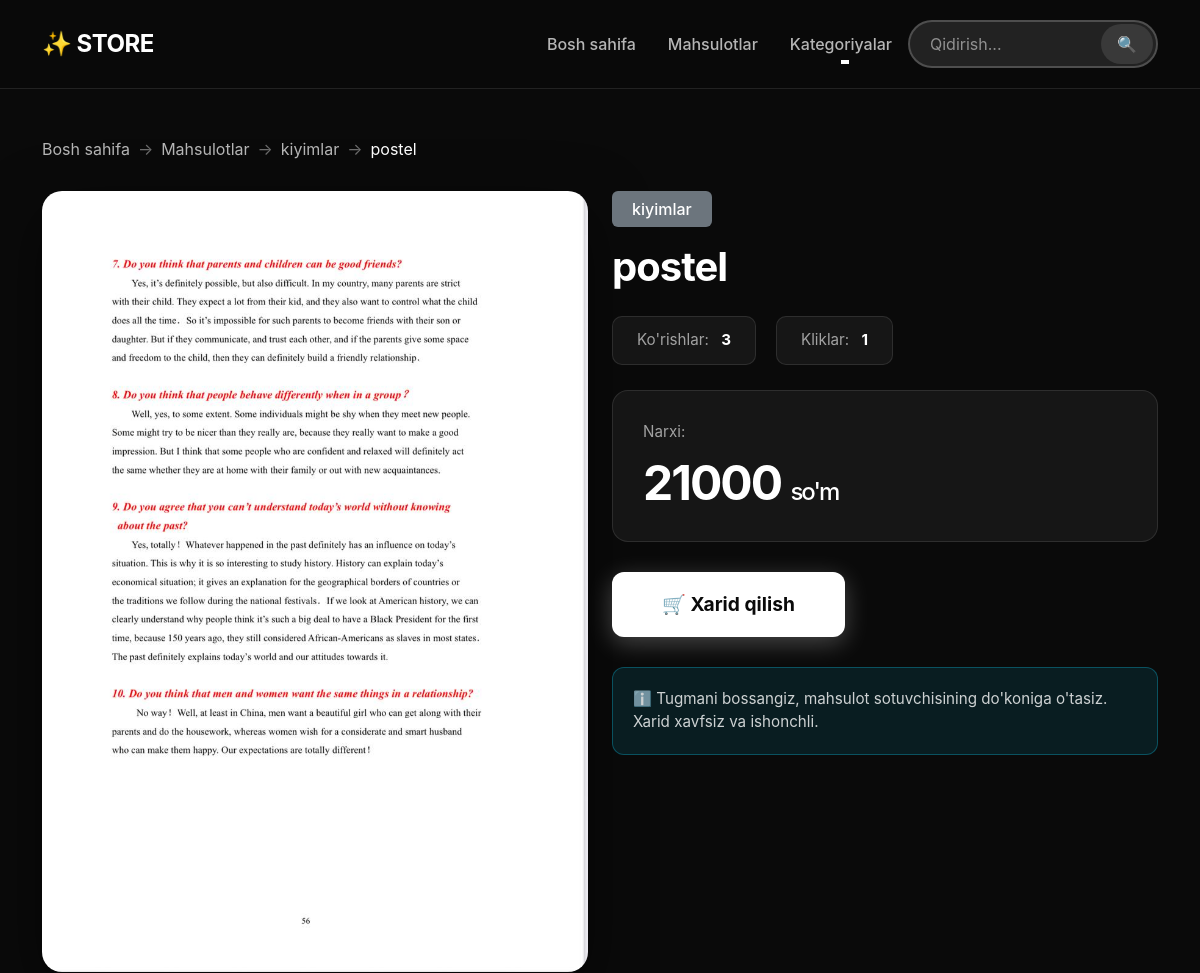
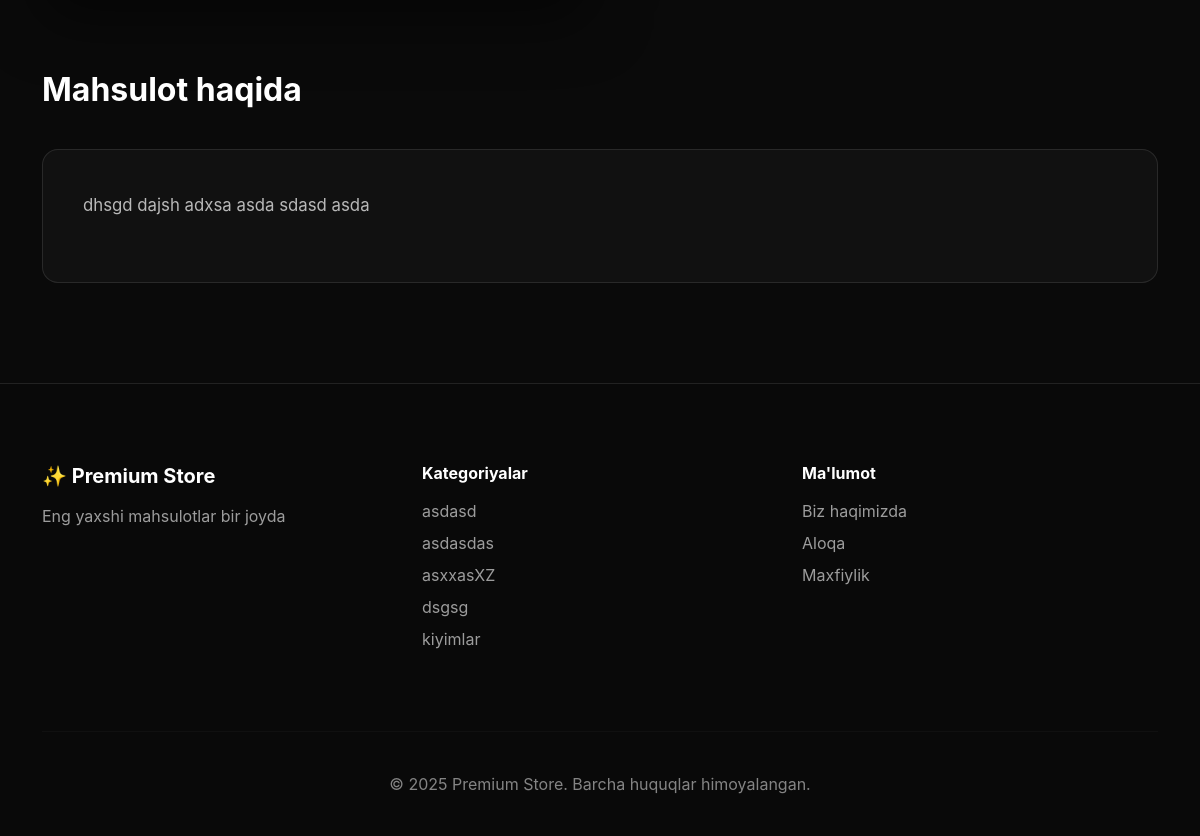
/product/postel/, run on the app's committed database (2 pictures, top to bottom).
### apps/models.py (models this page shows, shortened)
class BaseSlugModel(models.Model):
    slug = models.SlugField(unique=True, blank=True, max_length=255)
    name = models.CharField(max_length=255, verbose_name='Nomi')
    class Meta:
        abstract = True
    def save(self, *args, **kwargs):
        super().save(*args, **kwargs)

class Product(BaseSlugModel):
    image = models.ImageField(
        upload_to='products/',
        verbose_name='Rasm'
    )
    description = RichTextUploadingField(verbose_name='Tavsif')
    price = models.DecimalField(
        max_digits=12,
        decimal_places=2,
        verbose_name='Narx'
    )
    affiliate_link = models.URLField(
        max_length=500,
        verbose_name='Affiliate havola'
    )
    category = models.ForeignKey(
        Category,
        on_delete=models.CASCADE,
        related_name='products',
        verbose_name='Kategoriya'
    )
    meta_title = models.CharField(
        max_length=255,
        blank=True,
        verbose_name='SEO sarlavha'
    )
    meta_description = models.TextField(
        blank=True,
        verbose_name='SEO tavsif'
    )
    keywords = models.CharField(
        max_length=500,
        blank=True,
        verbose_name='Kalit so\'zlar'
    )
    views = models.PositiveIntegerField(default=0, verbose_name='Ko\'rishlar')
    clicks = models.PositiveIntegerField(default=0, verbose_name='Kliklar')
    created_at = models.DateTimeField(default=timezone.now)
    updated_at = models.DateTimeField(auto_now=True)
    class Meta:
        verbose_name = 'Mahsulot'
        verbose_name_plural = 'Mahsulotlar'
        ordering = ['-created_at']
    def save(self, *args, **kwargs):
        if not self.meta_title:
            self.meta_title = f"{self.name} - Arzon narxda xarid qiling"
        if not self.meta_description:
            from django.utils.html import strip_tags
            desc = strip_tags(self.description)[:150]
            self.meta_description = f"{desc}. Narxi: {self.price} so'm."
        super().save(*args, **kwargs)

class Category(BaseSlugModel):
    icon = models.ImageField(
        upload_to='category_icons/',
        blank=True,
        null=True,
        verbose_name='Rasm'
    )
    description = models.TextField(
        blank=True,
        verbose_name='Tavsif'
    )
    created_at = models.DateTimeField(default=timezone.now)
    class Meta:
        verbose_name = 'Kategoriya'
        verbose_name_plural = 'Kategoriyalar'
        ordering = ['name']

### apps/views.py (the view)
# urls.py: path('product/<slug:slug>/', ProductDetailView.as_view(), name='product_detail'),
class ProductDetailView(DetailView):
    model = Product
    template_name = 'apps/product-detail.html'
    context_object_name = 'product'
    def get_object(self):
        obj = super().get_object()
        obj.views += 1
        obj.save(update_fields=['views'])
        return obj
    def get_context_data(self, **kwargs):
        context = super().get_context_data(**kwargs)
        context['related_products'] = Product.objects.filter(
            category=self.object.category
        ).exclude(id=self.object.id).select_related('category')[:4]
        return context

### apps/context_processors.py (called while the page is built)
def categories_processor(request):
    return {
        'all_categories': Category.objects.all()
    }

### templates/apps/product-detail.html (shortened to what this page needs)
{% extends 'apps/base/base.html' %}
{% load static %}
{% block content %}
    <div class="container my-5">
        <nav aria-label="breadcrumb" class="mb-4">
            <ol class="breadcrumb">
                <li class="breadcrumb-item"><a href="{% url 'apps:home' %}">Bosh sahifa</a></li>
                <li class="breadcrumb-item"><a href="{% url 'apps:product_list' %}">Mahsulotlar</a></li>
                <li class="breadcrumb-item"><a
                        href="{% url 'apps:product_list' %}?category={{ product.category.slug }}">{{ product.category.name }}</a>
                </li>
                <li class="breadcrumb-item active">{{ product.name }}</li>
            </ol>
        </nav>
        <div class="row">
            <div class="col-lg-6 mb-4">
                <img src="{{ product.image.url }}"
                     alt="{{ product.name }}"
                     class="product-detail-image">
            </div>
            <div class="col-lg-6">
                <a href="{% url 'apps:product_list' %}?category={{ product.category.slug }}"
                   class="badge bg-secondary text-decoration-none mb-3"
                   style="font-size: 1em; padding: 10px 20px;">
                    {{ product.category.name }}
                </a>
                <h1 style="font-size: 2.5em; font-weight: 700; color: #fff; margin-bottom: 25px; letter-spacing: -1px;">
                    {{ product.name }}
                </h1>
                <div class="product-meta">
                    <div class="meta-item">
                        <span style="color: rgba(255,255,255,0.6);">Ko'rishlar:</span>
                        <span style="color: #fff; font-weight: 700; margin-left: 8px;">{{ product.views }}</span>
                    </div>
                    <div class="meta-item">
                        <span style="color: rgba(255,255,255,0.6);">Kliklar:</span>
                        <span style="color: #fff; font-weight: 700; margin-left: 8px;">{{ product.clicks }}</span>
                    </div>
                </div>
                <div class="price-tag">
                    <div style="color: rgba(255,255,255,0.6); margin-bottom: 10px; font-size: 0.95em;">Narxi:</div>
                    <h2 style="color: #fff; margin: 0; font-size: 3em; font-weight: 700; letter-spacing: -2px;">
                        {{ product.price|floatformat:0 }}
                        <small style="font-size: 0.5em; font-weight: 500;">so'm</small>
                    </h2>
                </div>
                <a href="{% url 'apps:track_click' product.id %}"
                   class="buy-now-btn"
                   target="_blank"
                   rel="nofollow sponsored noopener">
                    🛒 Xarid qilish
                </a>
                <div style="background: rgba(13, 202, 240, 0.1); border: 1px solid rgba(13, 202, 240, 0.3); border-radius: 12px; padding: 20px; margin-top: 30px;">
                    <p style="color: rgba(255,255,255,0.8); margin: 0; font-size: 0.95em;">
                        ℹ️ Tugmani bossangiz, mahsulot sotuvchisining do'koniga o'tasiz.
                        Xarid xavfsiz va ishonchli.
                    </p>
                </div>
            </div>
        </div>
        <div class="row mt-5">
            <div class="col-12">
                <h3 style="color: #fff; font-size: 2em; font-weight: 700; margin-bottom: 30px;">
                    Mahsulot haqida
                </h3>
                <div class="description-content">
                    {{ product.description|safe }}
                </div>
            </div>
        </div>
    </div>
{% endblock %}

### templates/apps/base/base.html (shortened to what this page needs)
{% load static %}
<!DOCTYPE html>
<html lang="uz">
<head>
    <link href="https://cdn.jsdelivr.net/npm/bootstrap@5.3.0/dist/css/bootstrap.min.css" rel="stylesheet">
</head>
<body>
    <nav class="navbar navbar-expand-lg">
        <div class="container">
            <a class="navbar-brand" href="{% url 'apps:home' %}">✨ STORE</a>
            <div class="collapse navbar-collapse" id="navbarNav">
                <ul class="navbar-nav ms-auto align-items-center">
                    <li class="nav-item">
                        <a class="nav-link" href="{% url 'apps:home' %}">Bosh sahifa</a>
                    </li>
                    <li class="nav-item">
                        <a class="nav-link" href="{% url 'apps:product_list' %}">Mahsulotlar</a>
                    </li>
                    <li class="nav-item dropdown">
                        <a class="nav-link dropdown-toggle" href="#" role="button" data-bs-toggle="dropdown">
                            Kategoriyalar
                        </a>
                    </li>
                    <li class="nav-item">
                        <form class="search-form" method="GET" action="{% url 'apps:search' %}">
                            <input class="search-input" type="search" name="q" placeholder="Qidirish..." value="{{ query|default:'' }}">
                            <button class="search-btn" type="submit">🔍</button>
                        </form>
                    </li>
                </ul>
            </div>
        </div>
    </nav>
    {% block content %}{% endblock %}
    <footer>
        <div class="container">
            <div class="row">
                <div class="col-md-4 mb-4">
                    <h5 class="mb-3">✨ Premium Store</h5>
                    <p style="color: rgba(255,255,255,0.6);">Eng yaxshi mahsulotlar bir joyda</p>
                </div>
                <div class="col-md-4 mb-4">
                    <h6 class="mb-3">Kategoriyalar</h6>
                    <ul class="list-unstyled">
                        {% for cat in all_categories %}
                        <li class="mb-2">
                            <a href="{% url 'apps:product_list' %}?category={{ cat.slug }}">{{ cat.name }}</a>
                        </li>
                        {% endfor %}
                    </ul>
                </div>
                <div class="col-md-4 mb-4">
                    <h6 class="mb-3">Ma'lumot</h6>
                    <ul class="list-unstyled">
                        <li class="mb-2"><a href="#">Biz haqimizda</a></li>
                        <li class="mb-2"><a href="#">Aloqa</a></li>
                        <li class="mb-2"><a href="#">Maxfiylik</a></li>
                    </ul>
                </div>
            </div>
            <hr style="border-color: rgba(255, 255, 255, 0.1); margin: 40px 0;">
            <div class="text-center">
                <p style="color: rgba(255,255,255,0.5); margin: 0;">© 2025 Premium Store. Barcha huquqlar himoyalangan.</p>
            </div>
        </div>
    </footer>
</body>
</html>

### templates/apps/base/base.html (style rules this page uses)
* { margin: 0; padding: 0; box-sizing: border-box; }
body { font-family: -apple-system, BlinkMacSystemFont, 'Segoe UI', Roboto, sans-serif; background: #0a0a0a; color: #e5e5e5; overflow-x: hidden; }
.navbar { background: rgba(10, 10, 10, 0.95); backdrop-filter: blur(20px); border-bottom: 1px solid rgba(255, 255, 255, 0.1); padding: 20px 0; position: sticky; top: 0; z-index: 1000; }
.navbar-brand { font-size: 1.5em; font-weight: 700; letter-spacing: -0.5px; color: #fff !important; transition: all 0.3s ease; }
.nav-link { color: rgba(255, 255, 255, 0.7) !important; font-weight: 500; transition: all 0.3s ease; padding: 8px 16px !important; position: relative; }
.nav-link::after { content: ''; position: absolute; bottom: 0; left: 50%; width: 0; height: 2px; background: #fff; transition: all 0.3s ease; transform: translateX(-50%); }
.search-form { position: relative; }
.search-input { background: rgba(255, 255, 255, 0.1); border: 2px solid rgba(255, 255, 255, 0.2); color: #fff; padding: 10px 45px 10px 20px; border-radius: 50px; transition: all 0.3s ease; width: 250px; }
.search-input::placeholder { color: rgba(255, 255, 255, 0.5); }
.search-btn { position: absolute; right: 5px; top: 50%; transform: translateY(-50%); background: rgba(255, 255, 255, 0.1); border: none; color: #fff; padding: 8px 16px; border-radius: 50px; cursor: pointer; transition: all 0.3s ease; }
footer { background: rgba(10, 10, 10, 0.98); border-top: 1px solid rgba(255, 255, 255, 0.1); padding: 80px 0 40px; margin-top: 100px; }
footer h5, footer h6 { color: #fff; font-weight: 700; margin-bottom: 20px; }
footer a { color: rgba(255, 255, 255, 0.6); text-decoration: none; transition: all 0.3s ease; display: inline-block; }
.breadcrumb { background: transparent; padding: 0; margin-bottom: 30px; }
.breadcrumb-item { color: rgba(255, 255, 255, 0.6); }
.breadcrumb-item.active { color: #fff; }
.breadcrumb-item + .breadcrumb-item::before { color: rgba(255, 255, 255, 0.4); content: "→"; }
.breadcrumb-item a { color: rgba(255, 255, 255, 0.7); text-decoration: none; transition: color 0.3s; }
.badge { padding: 6px 12px; font-weight: 500; border-radius: 6px; }

### templates/apps/product-detail.html (style rules this page uses)
.product-detail-image { width: 100%; height: auto; border-radius: 20px; box-shadow: 0 20px 60px rgba(0, 0, 0, 0.5); }
.price-tag { background: rgba(255, 255, 255, 0.05); padding: 30px; border-radius: 16px; border: 1px solid rgba(255, 255, 255, 0.1); margin-bottom: 30px; }
.buy-now-btn { background: #fff; color: #0a0a0a; padding: 18px 50px; border: none; border-radius: 12px; font-size: 1.2em; font-weight: 700; text-decoration: none; display: inline-block; transition: all 0.4s ease; box-shadow: 0 6px 25px rgba(255, 255, 255, 0.25); }
.product-meta { display: flex; gap: 20px; margin-bottom: 25px; flex-wrap: wrap; }
.meta-item { background: rgba(255, 255, 255, 0.05); padding: 12px 24px; border-radius: 10px; border: 1px solid rgba(255, 255, 255, 0.1); font-size: 0.95em; }
.description-content { background: rgba(255, 255, 255, 0.03); padding: 40px; border-radius: 16px; border: 1px solid rgba(255, 255, 255, 0.1); margin-top: 40px; }
.description-content p, .description-content ul, .description-content ol { color: rgba(255, 255, 255, 0.7); line-height: 1.9; margin-bottom: 20px; font-size: 1.05em; }

### data on the page
Product: category.name "kiyimlar", name "postel", image (picture), views "3", clicks "1", price "21000", description "dhsgd dajsh adxsa asda sdasd asda"
Category: name "asdasd"
Category: name "asdasdas"
Category: name "asxxasXZ"
Category: name "dsgsg"
Category: name "kiyimlar"
